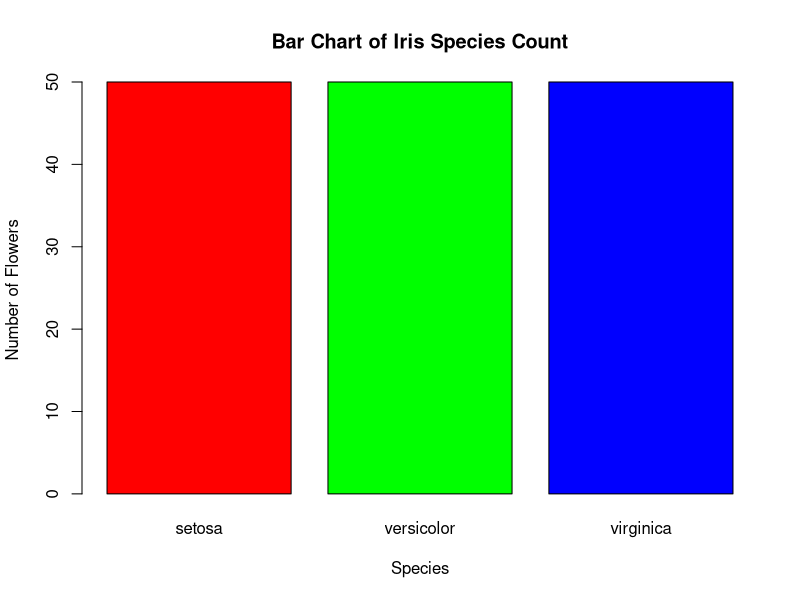
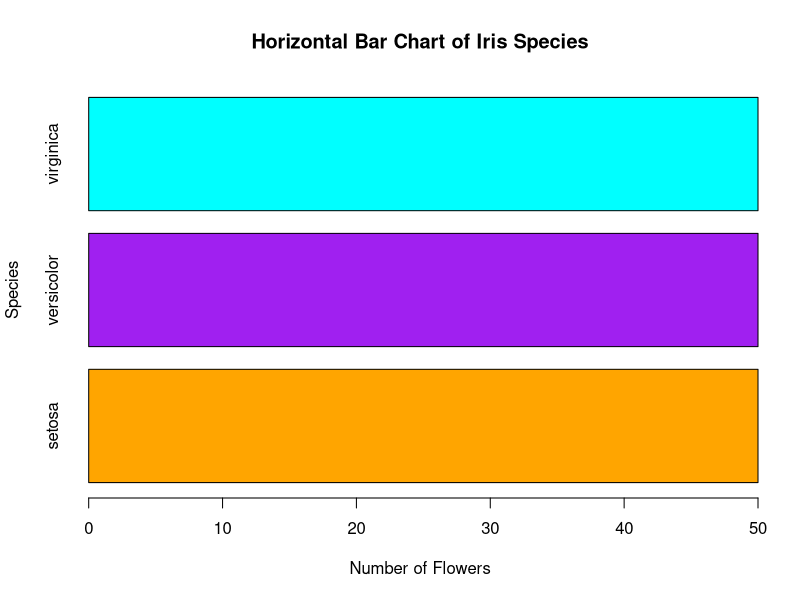
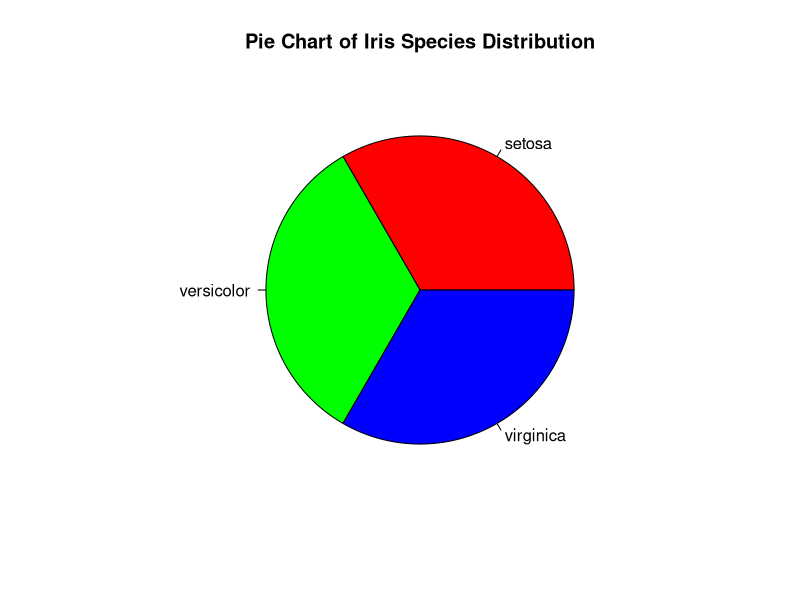
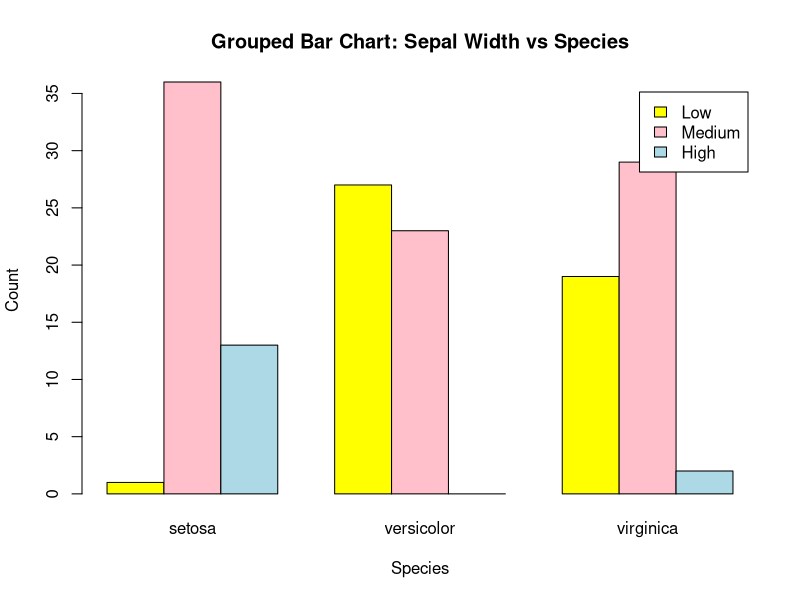
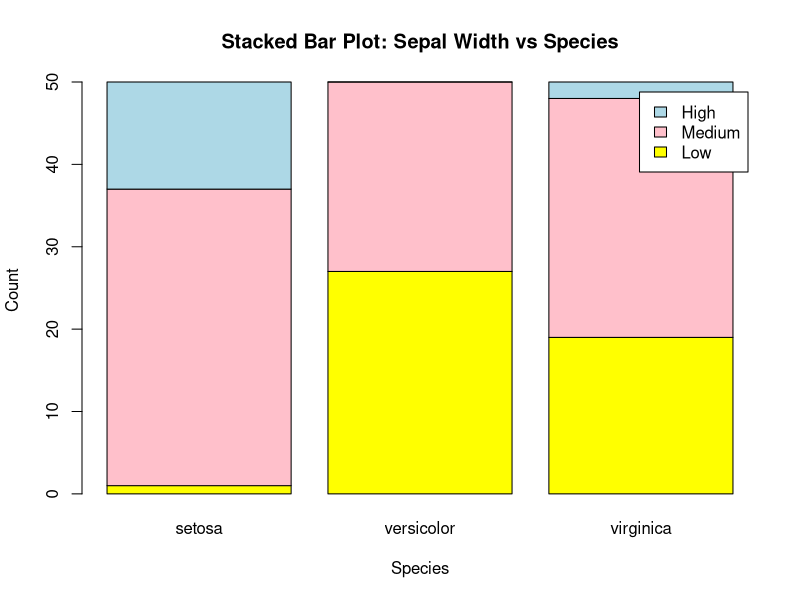
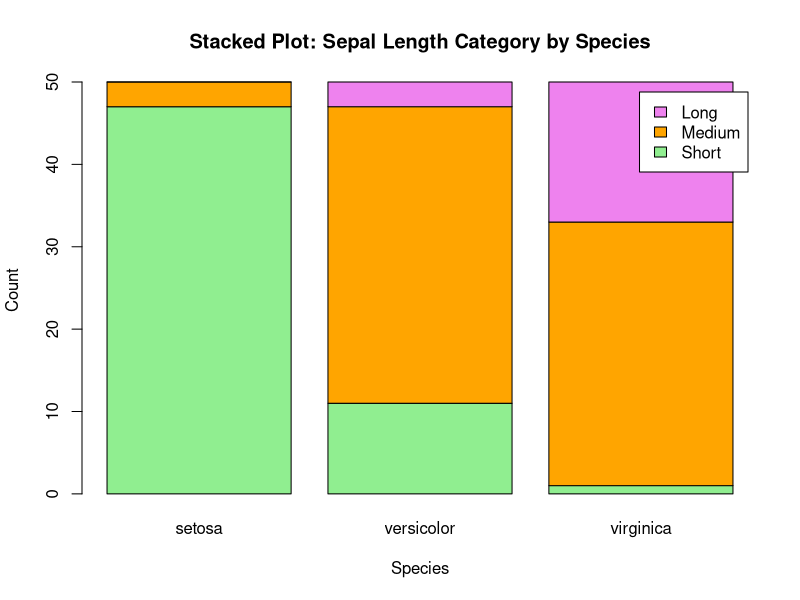
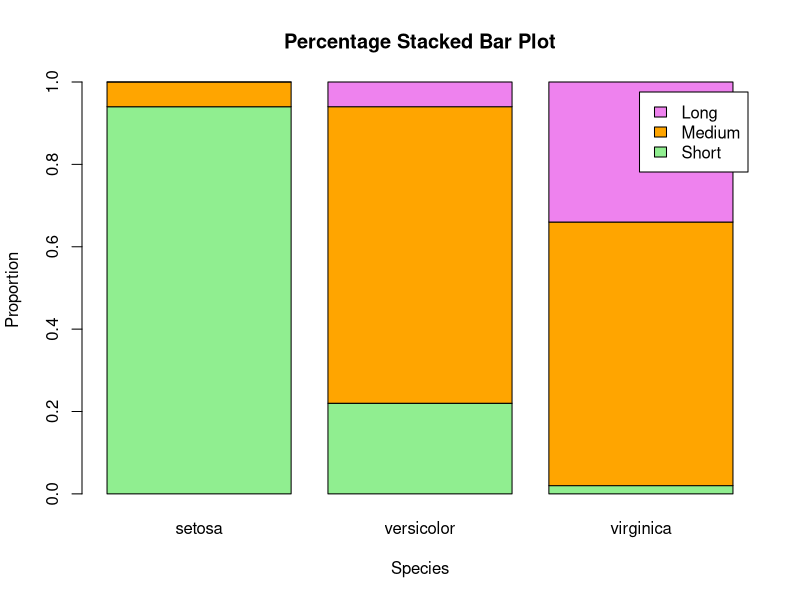
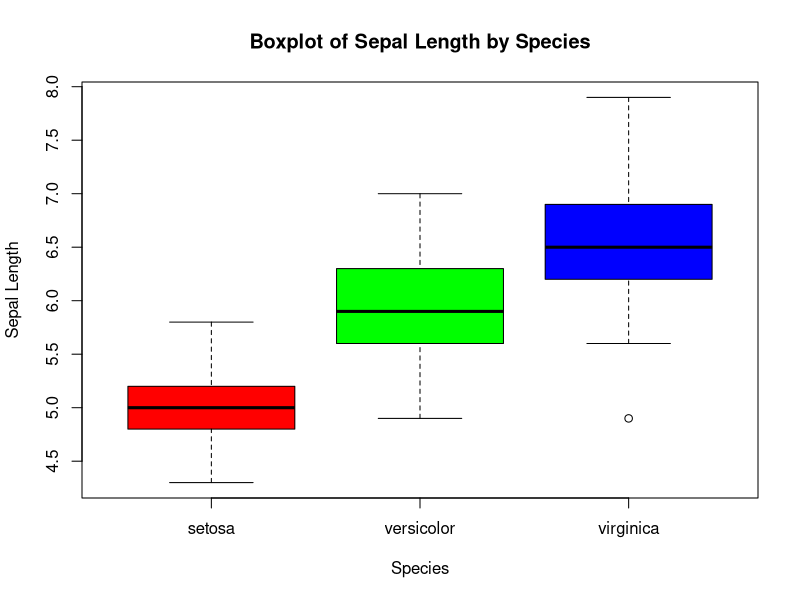

Write the R code that produced these figures, in order.
data("iris")

# Display basic information
print("Structure of Iris Dataset:")
str(iris)

print("First 6 Rows of Iris Dataset:")
head(iris)
species_count <- table(iris$Species)

print("Species Count:")
print(species_count)

# Vertical Bar Chart
barplot(species_count,
        main = "Bar Chart of Iris Species Count",
        xlab = "Species",
        ylab = "Number of Flowers",
        col = c("red", "green", "blue"),
        border = "black")

barplot(species_count,
        main = "Horizontal Bar Chart of Iris Species",
        xlab = "Number of Flowers",
        ylab = "Species",
        col = c("orange", "purple", "cyan"),
        border = "black",
        horiz = TRUE)

pie(species_count,
    main = "Pie Chart of Iris Species Distribution",
    col = c("red", "green", "blue"))

iris$SepalWidthCategory <- cut(iris$Sepal.Width,
                               breaks = 3,
                               labels = c("Low", "Medium", "High"))

# Create frequency table
grouped_data <- table(iris$SepalWidthCategory, iris$Species)

print("Grouped Data (Sepal Width Category vs Species):")
print(grouped_data)


barplot(grouped_data,
        main = "Grouped Bar Chart: Sepal Width vs Species",
        xlab = "Species",
        ylab = "Count",
        col = c("yellow", "pink", "lightblue"),
        beside = TRUE,
        legend = rownames(grouped_data))

barplot(grouped_data,
        main = "Stacked Bar Plot: Sepal Width vs Species",
        xlab = "Species",
        ylab = "Count",
        col = c("yellow", "pink", "lightblue"),
        legend = rownames(grouped_data))
iris$SepalLengthCategory <- cut(iris$Sepal.Length,
                                breaks = 3,
                                labels = c("Short", "Medium", "Long"))

stack_data2 <- table(iris$SepalLengthCategory, iris$Species)

print("Stack Data (Sepal Length Category vs Species):")
print(stack_data2)

barplot(stack_data2,
        main = "Stacked Plot: Sepal Length Category by Species",
        xlab = "Species",
        ylab = "Count",
        col = c("lightgreen", "orange", "violet"),
        legend = rownames(stack_data2))

percentage_data <- prop.table(stack_data2, margin = 2)

barplot(percentage_data,
        main = "Percentage Stacked Bar Plot",
        xlab = "Species",
        ylab = "Proportion",
        col = c("lightgreen", "orange", "violet"),
        legend = rownames(percentage_data))

boxplot(Sepal.Length ~ Species,
        data = iris,
        main = "Boxplot of Sepal Length by Species",
        xlab = "Species",
        ylab = "Sepal Length",
        col = c("red", "green", "blue"))